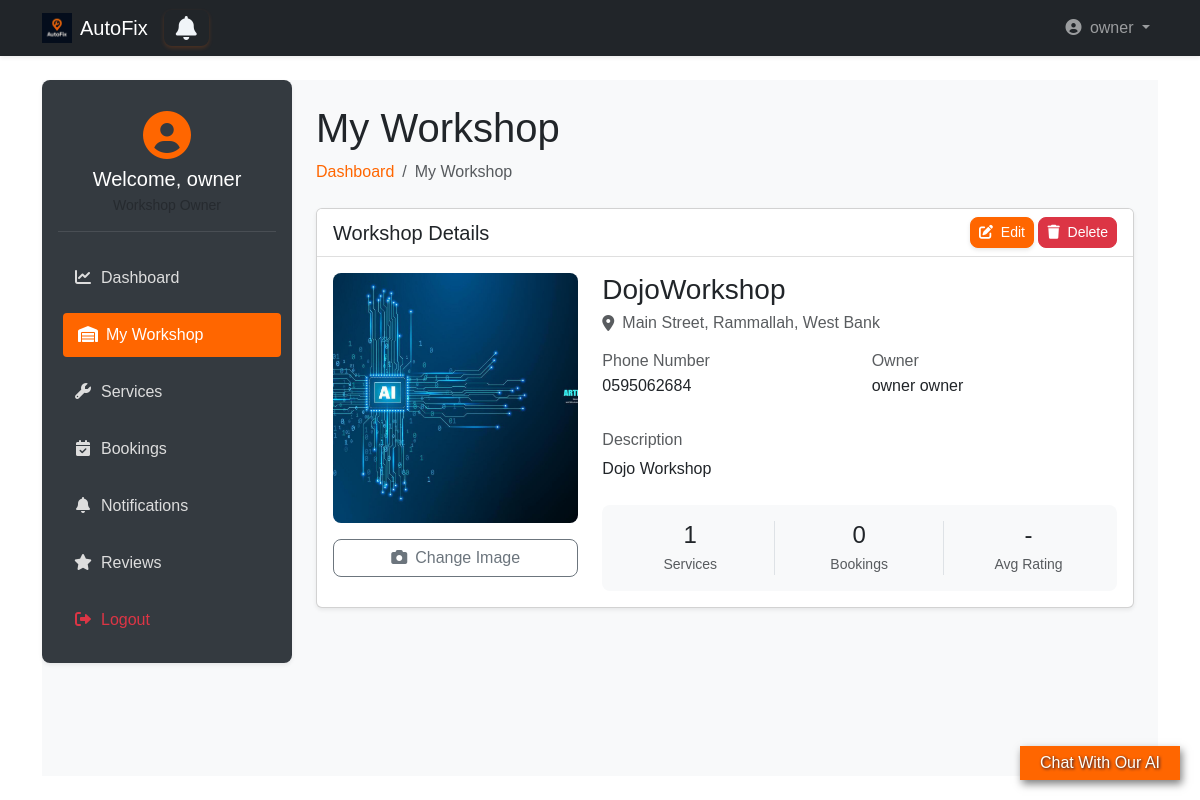
The app's page /owner_dashboard/owner/workshop/ (signed in), older data.
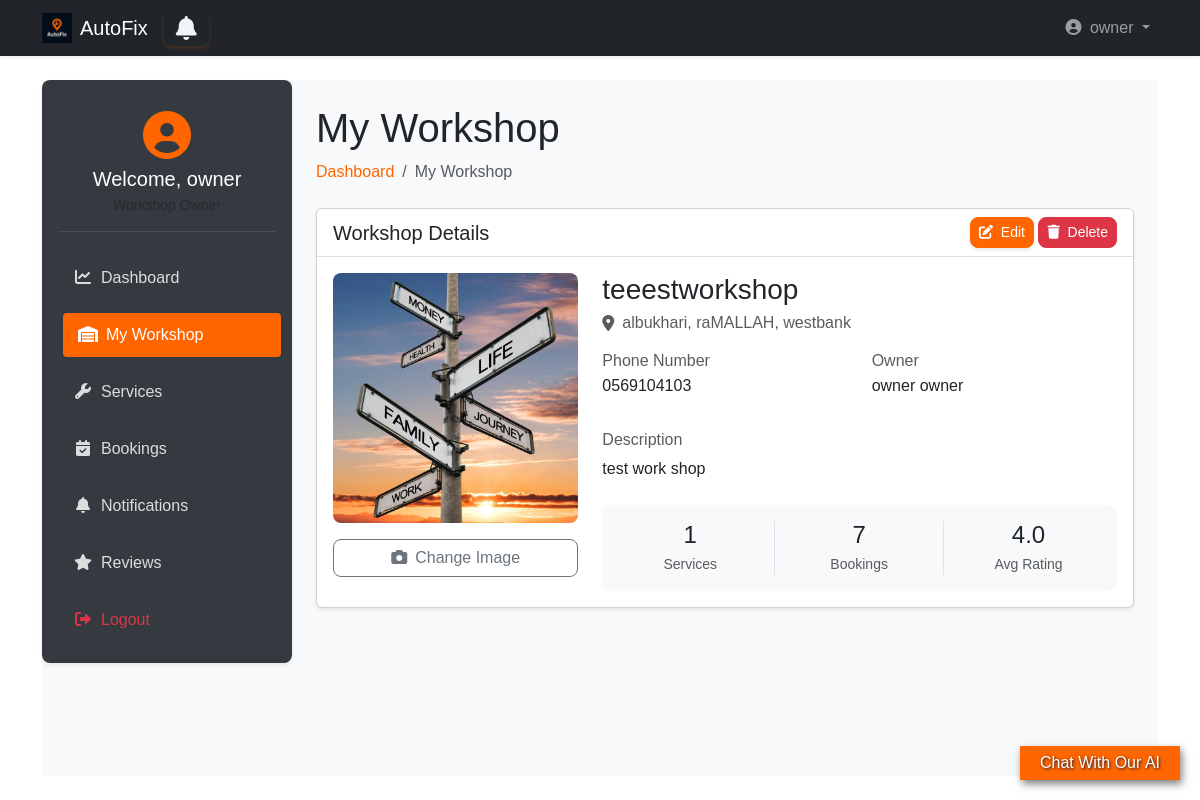
The same page, newer data.
### workshops/models.py (models this page shows, shortened)
class Workshop(models.Model):
    name = models.CharField(max_length=255)
    address = models.ForeignKey(Address, on_delete=models.CASCADE)
    phone = models.CharField(max_length=15)
    description = models.TextField(blank=True)
    image = models.ImageField(upload_to='workshops_images/', null=True, blank=True)
    owner = models.OneToOneField(User, on_delete=models.CASCADE, related_name="workshop", null=True)

### locations/models.py (models this page shows, shortened)
class Address(models.Model):
    street = models.CharField(max_length=255)
    city = models.CharField(max_length=255)
    region = models.CharField(max_length=255)
    country = models.CharField(max_length=255)
    postal_code = models.CharField(max_length=20)
    latitude = models.FloatField(blank=True, null=True)
    longitude = models.FloatField(blank=True, null=True)
    objects = AddressManager()
    class Meta:
        verbose_name_plural = "Addresses"

### accounts/models.py (models this page shows, shortened)
class User(AbstractUser):
    username = None
    email = models.EmailField(unique=True)
    phone = models.CharField(max_length=15, unique=True, blank=True)
    is_workshop_owner = models.BooleanField(default=False)
    address = models.ForeignKey(Address, on_delete=models.SET_NULL, null=True, blank=True)
    objects = UserManager()
    USERNAME_FIELD = 'email'
    REQUIRED_FIELDS = ['first_name', 'last_name']  # names required for registration
    def get_full_name(self):
        return f"{self.first_name} {self.last_name}"
    def get_short_name(self):
        return self.first_name

### owner_dashboard/views.py (the view, shortened to what this page needs)
# urls.py: path('owner/workshop/', views.workshop_management, name='workshop'),
def workshop_management(request):
    if not request.user.is_workshop_owner:
        return redirect('landing:main')
    try:
        workshop = Workshop.objects.get(owner=request.user)
        context = {
            'workshop': workshop,
            'total_services': workshop.services.count(),
            'total_bookings': workshop.booking_set.count(),
            'avg_rating': round(workshop.review_set.aggregate(Avg('rating'))['rating__avg'], 1) if workshop.review_set.exists() else None
        }
    except Workshop.DoesNotExist:
        context = {'workshop': None}
    return render(request, 'owner_dashboard/workshop.html', context)

### templates/owner_dashboard/workshop.html (shortened to what the changed rows need)
{% extends 'base2.html' %}
{% load static %}
{% block extra_css %}
<link rel="stylesheet" href="{% static 'css/owner_dashboard.css' %}">
{% endblock %}
{% block content %}
<div class="wrapper d-flex">
    <main class="main-content flex-grow-1 p-4">
        <div class="dashboard-header mb-4">
            <h1>My Workshop</h1>
        </div>
        <div class="card shadow-sm">
            <div class="card-body">
                {% if workshop %}
                <div class="row">
                    <div class="col-md-4 mb-4 mb-md-0">
                        <div class="workshop-image-container bg-light rounded-3 overflow-hidden" style="height: 250px;">
                            {% if workshop.image %}
                                <img src="{{ workshop.image.url }}" alt="{{ workshop.name }}" class="w-100 h-100 object-fit-cover">
                            {% else %}
                                <div class="d-flex flex-column align-items-center justify-content-center h-100 text-muted">
                                    <i class="fas fa-image fa-4x mb-3"></i>
                                    <span>No Image Uploaded</span>
                                </div>
                            {% endif %}
                        </div>
                        <div class="d-grid mt-3">
                            <button class="btn btn-outline-secondary" data-bs-toggle="modal" data-bs-target="#uploadImageModal">
                                <i class="fas fa-camera me-2"></i>Change Image
                            </button>
                        </div>
                    </div>
                    <div class="col-md-8">
                        <div class="mb-4">
                            <h3 class="mb-1">{{ workshop.name }}</h3>
                            <div class="d-flex align-items-center text-muted mb-3">
                                <i class="fas fa-map-marker-alt me-2"></i>
                                <span>{{ workshop.address.street }}, {{ workshop.address.city }}, {{ workshop.address.region }}</span>
                            </div>
                            <div class="row mb-3">
                                <div class="col-md-6">
                                    <div class="detail-item mb-3">
                                        <h6 class="text-muted mb-1">Phone Number</h6>
                                        <p class="mb-0">{{ workshop.phone }}</p>
                                    </div>
                                </div>
                                <div class="col-md-6">
                                    <div class="detail-item mb-3">
                                        <h6 class="text-muted mb-1">Owner</h6>
                                        <p class="mb-0">{{ workshop.owner.get_full_name }}</p>
                                    </div>
                                </div>
                            </div>
                            <div class="detail-item">
                                <h6 class="text-muted mb-2">Description</h6>
                                <p>{{ workshop.description|linebreaksbr }}</p>
                            </div>
                        </div>
                        <div class="stats-box p-3 bg-light rounded-3">
                            <div class="row text-center">
                                <div class="col-4 border-end">
                                    <h4 class="mb-1">{{ total_services }}</h4>
                                    <small class="text-muted">Services</small>
                                </div>
                                <div class="col-4 border-end">
                                    <h4 class="mb-1">{{ total_bookings }}</h4>
                                    <small class="text-muted">Bookings</small>
                                </div>
                                <div class="col-4">
                                    <h4 class="mb-1">{{ avg_rating|default:"-" }}</h4>
                                    <small class="text-muted">Avg Rating</small>
                                </div>
                            </div>
                        </div>
                    </div>
                </div>
                {% endif %}
            </div>
        </div>
    </main>
</div>
{% endblock %}

Row changes from the older to the newer data that the page shows:
removed Workshop: image (picture), name "DojoWorkshop", address.street "Main Street", address.city "Rammallah", address.region "West Bank", phone "0595062684", owner.get_full_name "owner owner", description "Dojo Workshop"
added Workshop: image (picture), name "teeestworkshop", address.street "albukhari", address.city "raMALLAH", address.region "westbank", phone "0569104103", owner.get_full_name "owner owner", description "test work shop"
Text that changed along with them:
{{ total_bookings }}: "0" → "7"
{{ avg_rating|default:"-" }}: "-" → "4.0"
